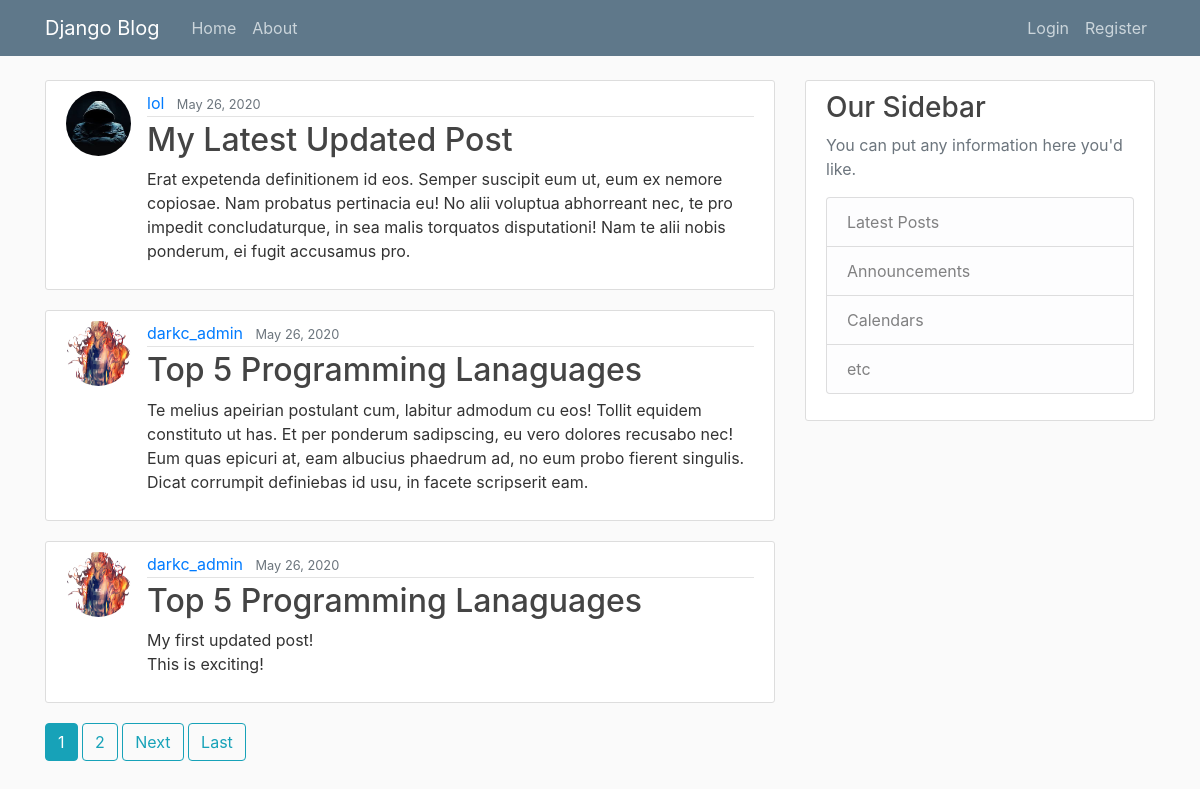
The page /user/ on the database its author committed.
### blog_home/models.py (models this page shows, shortened)
class Post(models.Model):
	title = models.CharField(max_length=100)
	content = models.TextField()
	date_posted = models.DateTimeField(default=timezone.now)
	author = models.ForeignKey(User, on_delete=models.CASCADE)

class Profile(models.Model):
	user = models.OneToOneField(User, on_delete=models.CASCADE)
	image = models.ImageField( default = 'default.jpg' , upload_to = 'profile_pics')

### blog_home/views.py (the view)
# urls.py: path('', PostListView.as_view(), name='blog-home'),
class PostListView(ListView):
    model = Post
    template_name = 'blog_post.html'  # <app>/<model>_<viewtype>.html
    context_object_name = 'posts'
    ordering = ['-date_posted']
    paginate_by = 3

### blog_home/templates/blog_post.html (shortened to what this page needs)
{% extends "home.html" %}
{% block content %}
    {% for post in posts %}
        <article class="media content-section">
          <img class="rounded-circle article-img" src="{{ post.author.profile.image.url }}">
          <div class="media-body">
            <div class="article-metadata">
              <a class="mr-2" href="{% url 'user-posts' post.author.username %}">{{ post.author }}</a>
              <small class="text-muted">{{ post.date_posted|date:"F d, Y" }}</small>
            </div>
            <h2>
              <a class="article-title" href= "{% url 'post-detail' post.id %}">
              {{ post.title }} </a></h2>
            <p class="article-content">{{ post.content }}</p>
          </div>
        </article>
    {% endfor %}
     {% if is_paginated %}
      {% for num in page_obj.paginator.page_range %}
        {% if page_obj.number == num %}
          <a class="btn btn-info mb-4" href="?page={{ num }}">{{ num }}</a>
        {% elif num > page_obj.number|add:'-3' and num < page_obj.number|add:'3' %}
          <a class="btn btn-outline-info mb-4" href="?page={{ num }}">{{ num }}</a>
        {% endif %}
      {% endfor %}
      {% if page_obj.has_next %}
        <a class="btn btn-outline-info mb-4" href="?page={{ page_obj.next_page_number }}">Next</a>
        <a class="btn btn-outline-info mb-4" href="?page={{ page_obj.paginator.num_pages }}">Last</a>
      {% endif %}
    {% endif %}
{% endblock content %}

### blog_home/templates/home.html (shortened to what this page needs)
{% load static %}
<!DOCTYPE html>
<html>
<head>
		<link rel="stylesheet" href="https://maxcdn.bootstrapcdn.com/bootstrap/4.0.0/css/bootstrap.min.css">
		<link rel="stylesheet" type="text/css" href="{% static 'main.css' %}">
</head>
<body>
		<header class="site-header">
			<nav class="navbar navbar-expand-md navbar-dark bg-steel fixed-top">
				<div class="container">
					<a class="navbar-brand mr-4" href="{% url 'blog-home' %}">Django Blog</a>
					<div class="collapse navbar-collapse" id="navbarToggle">
						<div class="navbar-nav mr-auto">
							<a class="nav-item nav-link" href="{% url 'blog-home' %}">Home</a>
							<a class="nav-item nav-link" href="{% url 'blog-home' %}">About</a>
						</div>
						<div class="navbar-nav">
							{% if user.is_authenticated %}
								<a class="nav-item nav-link" href="{% url 'new-post' %}">New Post</a>
								<a class="nav-item nav-link" href="{% url 'user-profile' %}">{{ user.username }}</a>
								<a class="nav-item nav-link" href="{% url 'user-logout' %}">Logout</a>
							{% else %}
								<a class="nav-item nav-link" href="{% url 'user-login' %}">Login</a>
								<a class="nav-item nav-link" href="{% url 'user-register' %}">Register</a>
							{% endif %}
						</div>
					</div>
				</div>
			</nav>
		</header>
		<main role="main" class="container">
			<div class="row">
				<div class="col-md-8">
					{% block content %}{% endblock %}
				</div>
				<div class="col-md-4">
					<div class="content-section">
						<h3>Our Sidebar</h3>
						<p class='text-muted'>You can put any information here you'd like.
							<ul class="list-group">
								<li class="list-group-item list-group-item-light">Latest Posts</li>
								<li class="list-group-item list-group-item-light">Announcements</li>
								<li class="list-group-item list-group-item-light">Calendars</li>
								<li class="list-group-item list-group-item-light">etc</li>
							</ul>
						</p>
					</div>
				</div>
			</div>
		</main>
</body>
</html>

### blog_home/static/main.css (style rules this page uses)
body { background: #fafafa; color: #333333; margin-top: 5rem; }
h1, h2, h3, h4, h5, h6 { color: #444444; }
ul { margin: 0; }
.bg-steel { background-color: #5f788a; }
.site-header .navbar-nav .nav-link { color: #cbd5db; }
.content-section { background: #ffffff; padding: 10px 20px; border: 1px solid #dddddd; border-radius: 3px; margin-bottom: 20px; }
.article-title { color: #444444; }
.article-content { white-space: pre-line; }
.article-img { height: 65px; width: 65px; margin-right: 16px; }
.article-metadata { padding-bottom: 1px; margin-bottom: 4px; border-bottom: 1px solid #e3e3e3 }

### rows shown on the page
Post: author.profile.image (placeholder picture), author "lol", date_posted "May 26, 2020", title "My Latest Updated Post", content "Erat expetenda definitionem id eos. Semper suscipit eum ut, eum ex nemore copiosae. Nam probatus pertinacia eu! No alii voluptua abhorreant nec, te pro impedit concludaturque, in sea malis torquatos disputationi! Nam te alii nobis ponderum, ei fugit accusamus pro."
Post: author.profile.image (picture), author "darkc_admin", date_posted "May 26, 2020", title "Top 5 Programming Lanaguages", content "Te melius apeirian postulant cum, labitur admodum cu eos! Tollit equidem constituto ut has. Et per ponderum sadipscing, eu vero dolores recusabo nec! Eum quas epicuri at, eam albucius phaedrum ad, no eum probo fierent singulis. Dicat corrumpit definiebas id usu, in facete scripserit eam."
Post: author.profile.image (picture), author "darkc_admin", date_posted "May 26, 2020", title "Top 5 Programming Lanaguages", content "My first updated post! This is exciting!"

### other values the page prints
{{ num }} "1"
{{ num }} "2"
